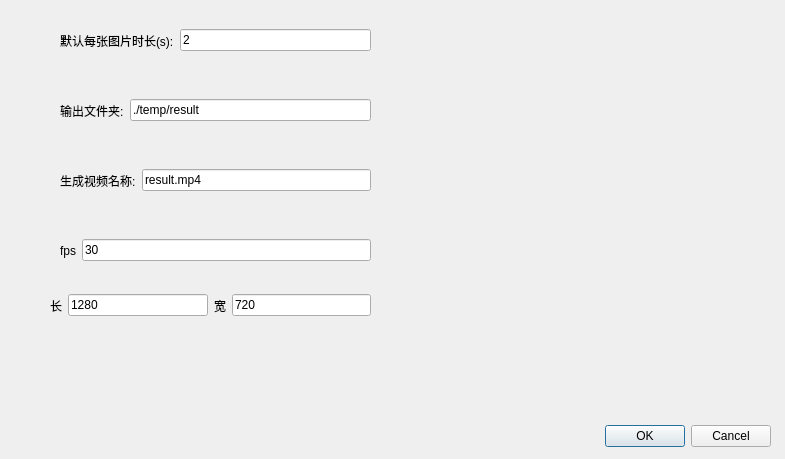
<?xml version="1.0" encoding="UTF-8"?>
<ui version="4.0">
 <class>Dialog_VideoJParameterSetting</class>
 <widget class="QDialog" name="Dialog_VideoJParameterSetting">
  <property name="geometry">
   <rect>
    <x>0</x>
    <y>0</y>
    <width>785</width>
    <height>459</height>
   </rect>
  </property>
  <property name="sizePolicy">
   <sizepolicy hsizetype="Fixed" vsizetype="Fixed">
    <horstretch>0</horstretch>
    <verstretch>0</verstretch>
   </sizepolicy>
  </property>
  <property name="windowTitle">
   <string>Dialog</string>
  </property>
  <widget class="QDialogButtonBox" name="buttonBox">
   <property name="geometry">
    <rect>
     <x>430</x>
     <y>420</y>
     <width>341</width>
     <height>32</height>
    </rect>
   </property>
   <property name="orientation">
    <enum>Qt::Horizontal</enum>
   </property>
   <property name="standardButtons">
    <set>QDialogButtonBox::Cancel|QDialogButtonBox::Ok</set>
   </property>
  </widget>
  <widget class="QWidget" name="layoutWidget">
   <property name="geometry">
    <rect>
     <x>60</x>
     <y>90</y>
     <width>311</width>
     <height>41</height>
    </rect>
   </property>
   <layout class="QHBoxLayout" name="horizontalLayout_2">
    <item>
     <widget class="QLabel" name="label_file_path">
      <property name="text">
       <string>输出文件夹:</string>
      </property>
     </widget>
    </item>
    <item>
     <widget class="QLineEdit" name="lineEdit_file_path">
      <property name="text">
       <string>./temp/result</string>
      </property>
     </widget>
    </item>
   </layout>
  </widget>
  <widget class="QWidget" name="layoutWidget_2">
   <property name="geometry">
    <rect>
     <x>60</x>
     <y>230</y>
     <width>311</width>
     <height>41</height>
    </rect>
   </property>
   <layout class="QHBoxLayout" name="horizontalLayout_3">
    <item>
     <widget class="QLabel" name="label_fps">
      <property name="text">
       <string>fps</string>
      </property>
     </widget>
    </item>
    <item>
     <widget class="QLineEdit" name="lineEdit_fps">
      <property name="text">
       <string>30</string>
      </property>
     </widget>
    </item>
   </layout>
  </widget>
  <widget class="QWidget" name="layoutWidget">
   <property name="geometry">
    <rect>
     <x>60</x>
     <y>20</y>
     <width>311</width>
     <height>41</height>
    </rect>
   </property>
   <layout class="QHBoxLayout" name="horizontalLayout">
    <item>
     <widget class="QLabel" name="label_img_time">
      <property name="text">
       <string>默认每张图片时长(s):</string>
      </property>
     </widget>
    </item>
    <item>
     <widget class="QLineEdit" name="lineEdit_img_time">
      <property name="text">
       <string>2</string>
      </property>
     </widget>
    </item>
   </layout>
  </widget>
  <widget class="QWidget" name="layoutWidget">
   <property name="geometry">
    <rect>
     <x>50</x>
     <y>290</y>
     <width>321</width>
     <height>31</height>
    </rect>
   </property>
   <layout class="QHBoxLayout" name="horizontalLayout_6">
    <item>
     <layout class="QHBoxLayout" name="horizontalLayout_4">
      <item>
       <widget class="QLabel" name="label_width">
        <property name="text">
         <string>长</string>
        </property>
       </widget>
      </item>
      <item>
       <widget class="QLineEdit" name="lineEdit_width">
        <property name="text">
         <string>1280</string>
        </property>
       </widget>
      </item>
     </layout>
    </item>
    <item>
     <layout class="QHBoxLayout" name="horizontalLayout_5">
      <item>
       <widget class="QLabel" name="label_height">
        <property name="text">
         <string>宽</string>
        </property>
       </widget>
      </item>
      <item>
       <widget class="QLineEdit" name="lineEdit_height">
        <property name="text">
         <string>720</string>
        </property>
       </widget>
      </item>
     </layout>
    </item>
   </layout>
  </widget>
  <widget class="QWidget" name="layoutWidget_4">
   <property name="geometry">
    <rect>
     <x>60</x>
     <y>160</y>
     <width>311</width>
     <height>41</height>
    </rect>
   </property>
   <layout class="QHBoxLayout" name="horizontalLayout_8">
    <item>
     <widget class="QLabel" name="label_filename">
      <property name="text">
       <string>生成视频名称:</string>
      </property>
     </widget>
    </item>
    <item>
     <widget class="QLineEdit" name="lineEdit_filename">
      <property name="text">
       <string>result.mp4</string>
      </property>
     </widget>
    </item>
   </layout>
  </widget>
 </widget>
 <resources/>
 <connections>
  <connection>
   <sender>buttonBox</sender>
   <signal>accepted()</signal>
   <receiver>Dialog_VideoJParameterSetting</receiver>
   <slot>accept()</slot>
   <hints>
    <hint type="sourcelabel">
     <x>248</x>
     <y>254</y>
    </hint>
    <hint type="destinationlabel">
     <x>157</x>
     <y>274</y>
    </hint>
   </hints>
  </connection>
  <connection>
   <sender>buttonBox</sender>
   <signal>rejected()</signal>
   <receiver>Dialog_VideoJParameterSetting</receiver>
   <slot>reject()</slot>
   <hints>
    <hint type="sourcelabel">
     <x>316</x>
     <y>260</y>
    </hint>
    <hint type="destinationlabel">
     <x>286</x>
     <y>274</y>
    </hint>
   </hints>
  </connection>
 </connections>
</ui>
